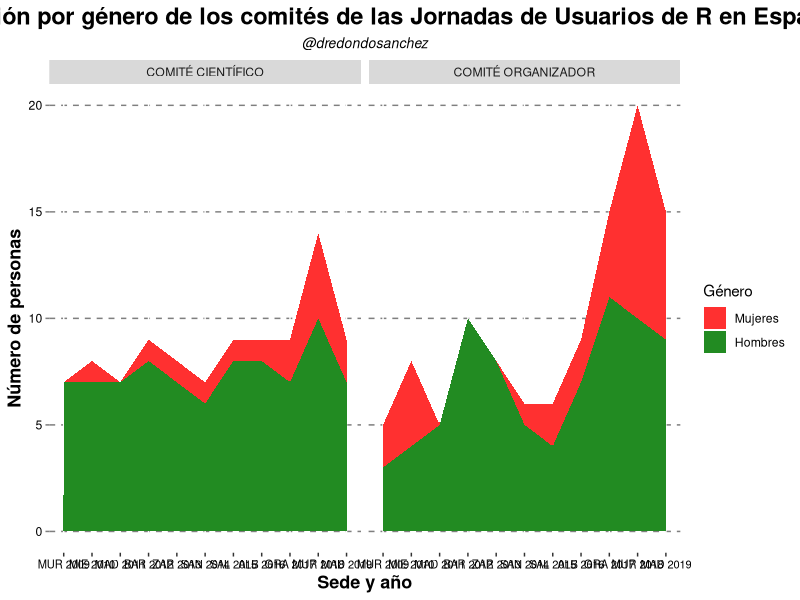
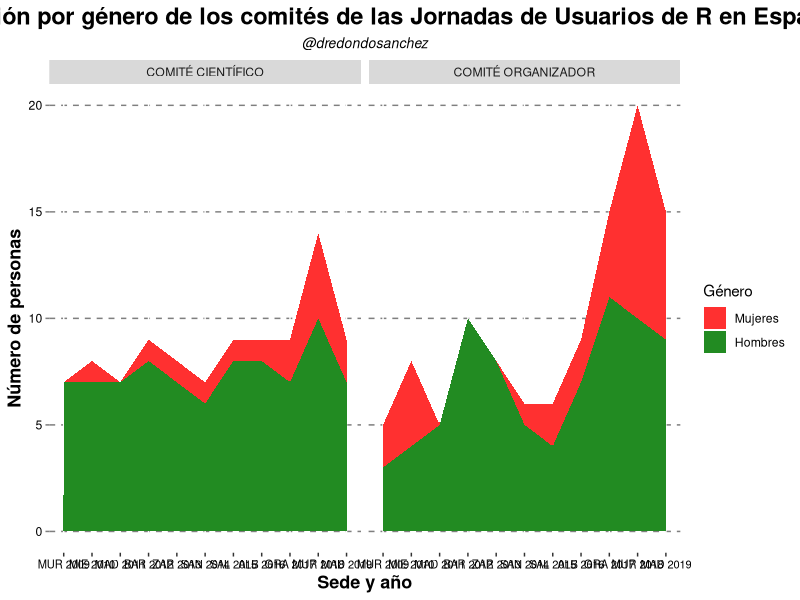

These charts were generated, in order, by the following R code:
# ----- Día 9: Áreas apiladas -----

# Paquetes
library(readr)
library(dplyr)
library(ggplot2)
library(reshape)

# Procesamiento
estadisticas <- read_delim("datasets/comites.txt", delim = ";") %>%
  as.data.frame %>%
  melt(id.vars = c("anio", "ciudad")) %>%
  mutate(Género = factor(ifelse(substring(variable, 3)=="M", "Mujeres", "Hombres"), levels = c("Mujeres", "Hombres")),
         comite = substring(variable, 1, 2),
         edicion = paste(substring(ciudad, 1, 3), anio))
estadisticas$comite[estadisticas$comite == "CC"] <- "Comité científico"
estadisticas$comite[estadisticas$comite == "CO"] <- "Comité organizador"

# Gráfico
ggplot(data = estadisticas, aes(x = anio, y = value, fill = Género)) +
  facet_wrap(~ toupper(estadisticas$comite)) +
  geom_area() + 
  ggtitle("Distribución por género de los comités de las Jornadas de Usuarios de R en España",
          "@dredondosanchez") + 
  scale_x_continuous(name = "Sede y año", breaks = 2009:2019, minor_breaks = FALSE,
                     labels = estadisticas$edicion[1:11]) + 
  scale_fill_manual(values = c("firebrick1", "forestgreen")) +
  ylab("Número de personas") +
  theme(plot.title = element_text(size = 17, hjust = 0.5, face = "bold"),
        plot.subtitle = element_text(size = 10, hjust = 0.5, face = "italic"),
        panel.background = element_rect(fill = "white", color = NA),
        panel.grid.minor.y = element_blank(),
        panel.grid.major.y = element_line(color = "gray50", linetype = 2),
        axis.ticks.y = element_line(color = "gray50"),
        axis.title = element_text(face = "bold", size = 13),
        axis.text = element_text(color = "black"),
        axis.text.x = element_text(size = 8))

ggsave("9.png", width = 17, height = 7)
